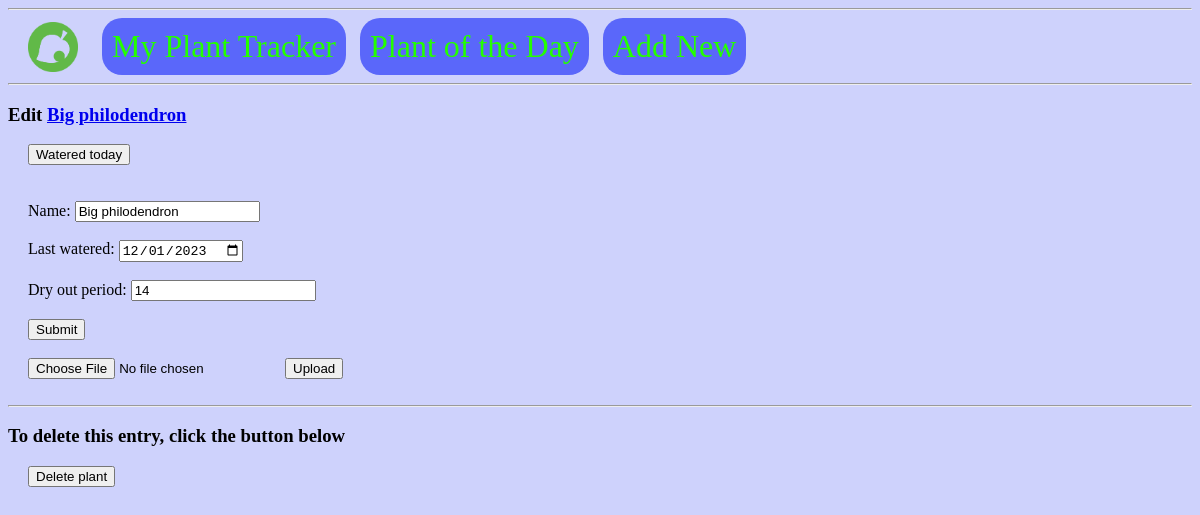
The page /Big philodendron /edit/ on the database its author committed.
### tables this page shows
CREATE TABLE plants (
	id INTEGER PRIMARY KEY AUTOINCREMENT,
	name TEXT NOT NULL,
	lastWatered DATE NOT NULL,
	dryOut INTEGER NOT NULL
, remaining TINYINT);

### plantFlask.py (the view, shortened to what this page needs)
@app.route('/<string:plantName>/edit/', methods=('GET', 'POST'))
def edit(plantName):
	plant = get_plant(plantName)
	print(plant)
	return render_template('edit.html', plant=plant)

### plantFlask.py (called while the page is built)
def get_db_connection():
	conn = sqlite3.connect('database.db')
	conn.row_factory = sqlite3.Row
	return conn

def get_plant(plantName):
	conn = get_db_connection()
	plant = conn.execute('SELECT * FROM plants WHERE name = ?', (plantName,)).fetchone()
	conn.close()
	return plant

### templates/edit.html
{% extends 'base.html' %}
{% block content %}
	<h3>Edit <a href="{{ url_for('viewPics', plantName=plant['name']) }}">{{ plant['name'] }}</a></h3>
        <form action="{{ url_for('wateredToday', plantName=plant['name']) }}" method="POST", class="edit">
                <input type="submit" value="Watered today"
                        onclick="return confirm('Watered today?')">
	</form>
	<br>
	<form method="post", class="edit", enctype=multipart/form-data>
		<br>
		<label for="name">Name: </label>
		<input type="text" name="name"
			value="{{ request.form['name'] or plant['name'] }}"></input>
		<br>
		<br>
		<label for="lastWatered">Last watered: </label>
		<input type="date" name="lastWatered"
			value="{{ request.form['lastWatered'] or plant['lastWatered'] }}"></input>
		<br>
		<br>
		<label for="dryOut">Dry out period: </label>
		<input type="text" name="dryOut"
			value="{{ request.form['dryOut'] or plant['dryOut'] }}"></input>
		<br>
		<br>
		<button type="submit">Submit</button>
		<br>
		<br>
		<input type=file name=file>
		<input type=submit value=Upload>
	</form>
	<br>
	<hr>
	<h3>To delete this entry, click the button below</h3>
	<form action="{{ url_for('delete', plantName=plant['name']) }}" method="POST", class="edit">
		<input type="submit" value="Delete plant"
			onclick="return confirm('Are you sure you want to delete this plant?')">
	</form>
{% endblock %}

### static/styles.css (style rules this page uses)
body.body { background-color: #CED2FC; }
form.edit { margin-left: 20px; }

### rows shown on the page
plants: name "Big philodendron", lastWatered "12/01/2023", dryOut "14"
